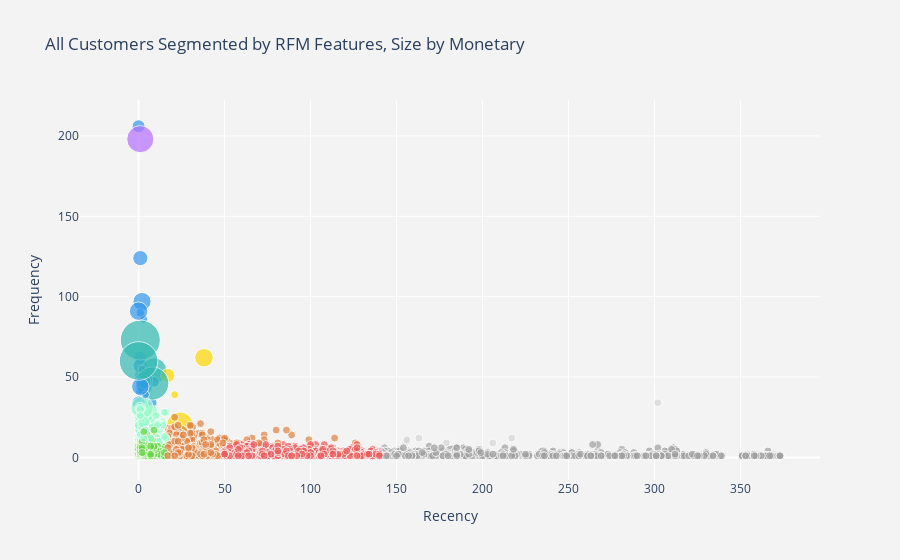

Notebook code cell kept with this figure:
### Code cell
fig = go.Figure(
    data=[
        go.Scatter(       
            x=scored_data['Recency'],
            y=scored_data['Frequency'],
            mode='markers',
            marker=dict(
                size=scored_data['Monetary'],
                sizemode='area',
                sizeref=2.*max(scored_data['Monetary'])/(40.**2),
                sizemin=4,
                color=scored_data['Color']
            )
        )
    ]
)

fig.update_layout(
    title=dict(text='All Customers Segmented by RFM Features, Size by Monetary'),
    xaxis=dict(title=dict(text='Recency')),
    yaxis=dict(title=dict(text='Frequency')),
    paper_bgcolor='rgb(243, 243, 243)',
    plot_bgcolor='rgb(243, 243, 243)'
)

### Figure 1 — Plotly figure (JSON) as saved in the notebook; plotly's stock layout.template omitted (floating-point values rounded to 4 significant figures; data arrays with more than 128 entries replaced by an {"elided": "..."} marker saying what was removed)
{"data": [{"marker": {"color": {"elided": "4332 str values"}, "size": {"elided": "4332 float values"}, "sizemin": 4, "sizemode": "area", "sizeref": 348.2}, "mode": "markers", "type": "scatter", "x": {"elided": "4332 int values"}, "y": {"elided": "4332 int values"}}], "layout": {"paper_bgcolor": "rgb(243, 243, 243)", "plot_bgcolor": "rgb(243, 243, 243)", "title": {"text": "All Customers Segmented by RFM Features, Size by Monetary"}, "xaxis": {"title": {"text": "Recency"}}, "yaxis": {"title": {"text": "Frequency"}}}}
